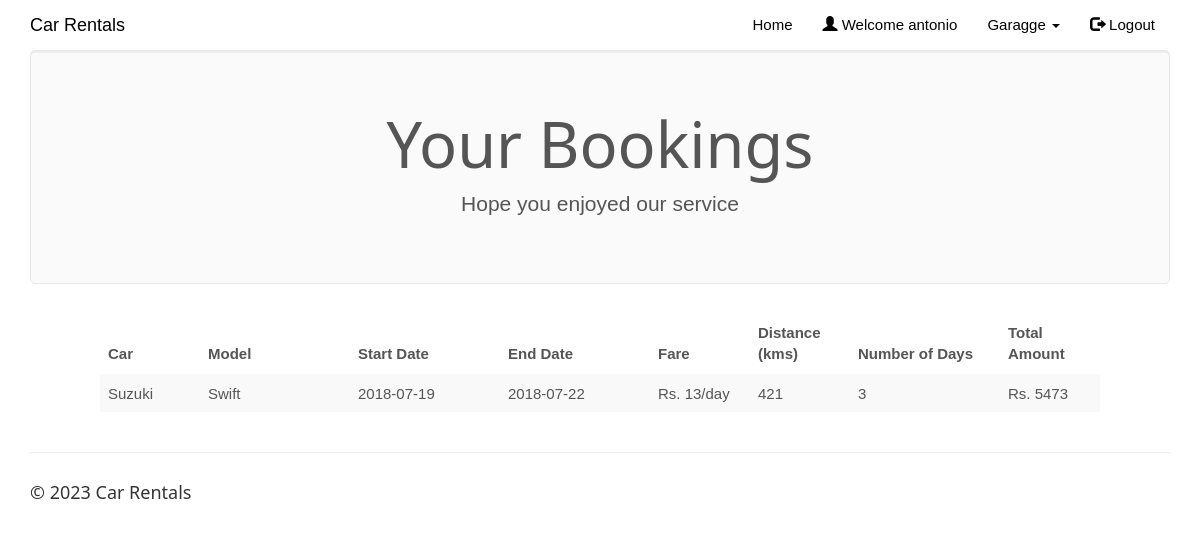
/mybookings.php (signed in), run on the app's committed database.
### tables this page shows
CREATE TABLE IF NOT EXISTS `rentedcars` (
  `id` int(100) NOT NULL,
  `customer_username` varchar(50) NOT NULL,
  `car_id` int(20) NOT NULL,
  `booking_date` date NOT NULL,
  `rent_start_date` date NOT NULL,
  `rent_end_date` date NOT NULL,
  `car_return_date` date DEFAULT NULL,
  `fare` double NOT NULL,
  `distance` double DEFAULT NULL,
  `no_of_days` int(50) DEFAULT NULL,
  `total_amount` double DEFAULT NULL,
  `return_status` varchar(10) NOT NULL
);

CREATE TABLE IF NOT EXISTS `cars` (
  `car_id` int(20) NOT NULL,
  `car_name` varchar(50) NOT NULL,
  `car_model` varchar(50) NOT NULL,
  `car_nameplate` varchar(50) NOT NULL,
  `car_img` varchar(50) DEFAULT 'NA',
  `price_per_day` float NOT NULL,
  `seating_capacity` int(2) NOT NULL,
  `car_availability` varchar(10) NOT NULL
);

### mybookings.php (the view, shortened to what this page needs)
<!DOCTYPE html>
<html>
<?php
$conn = Connect();
?>
<head>
<link rel="stylesheet" href="assets/bootstrap/css/bootstrap.min.css">
<link rel="stylesheet" href="assets/fonts/font-awesome.min.css">
    <link rel="stylesheet" href="assets/w3css/w3.css">
<link rel="stylesheet" type="text/css" href="assets/css/customerlogin.css">
<link rel="stylesheet" type="text/css" media="screen" href="assets/css/clientpage.css" />
</head>
<body id="page-top" data-spy="scroll" data-target=".navbar-fixed-top">
    <nav class="navbar navbar-custom navbar-fixed-top" role="navigation" style="color: black">
        <div class="container">
            <div class="navbar-header">
                <a class="navbar-brand page-scroll" href="index.php">
                   Car Rentals </a>
            </div>
            <?php
                if(isset($_SESSION['login_client'])){
            ?>
            <div class="collapse navbar-collapse navbar-right navbar-main-collapse">
                <ul class="nav navbar-nav">
                    <li>
                        <a href="index.php">Home</a>
                    </li>
                    <li>
                        <a href="#"><span class="glyphicon glyphicon-user"></span> Welcome <?php echo $_SESSION['login_client']; ?></a>
                    </li>
                    <li>
                    <ul class="nav navbar-nav navbar-right">
            <li><a href="#" class="dropdown-toggle active" data-toggle="dropdown" role="button" aria-haspopup="true" aria-expanded="false"><span class="glyphicon glyphicon-user"></span> Control Panel <span class="caret"></span> </a>
                <ul class="dropdown-menu">
              <li> <a href="entercar.php">Add Car</a></li>
              <li> <a href="updatecar.php">Update Car</a></li>
              <li> <a href="clientview.php">View</a></li>
            </ul>
            </li>
          </ul>
                    </li>
                    <li>
                        <a href="logout.php"><span class="glyphicon glyphicon-log-out"></span> Logout</a>
                    </li>
                </ul>
            </div>
            <?php
                }
                else if (isset($_SESSION['login_customer'])){
            ?>
            <div class="collapse navbar-collapse navbar-right navbar-main-collapse">
                <ul class="nav navbar-nav">
                    <li>
                        <a href="index.php">Home</a>
                    </li>
                    <li>
                        <a href="#"><span class="glyphicon glyphicon-user"></span> Welcome <?php echo $_SESSION['login_customer']; ?></a>
                    </li>
                    <ul class="nav navbar-nav">
            <li><a href="#" class="dropdown-toggle active" data-toggle="dropdown" role="button" aria-haspopup="true" aria-expanded="false"> Garagge <span class="caret"></span> </a>
            </li>
          </ul>
                    <li>
                        <a href="logout.php"><span class="glyphicon glyphicon-log-out"></span> Logout</a>
                    </li>
                </ul>
            </div>
                <?php   }
                ?>
        </div>
    </nav>
<?php $login_customer = $_SESSION['login_customer'];
    $sql1 = "SELECT * FROM rentedcars rc, cars c
    WHERE rc.customer_username='$login_customer' AND c.car_id=rc.car_id AND rc.return_status='R'";
    $result1 = $conn->query($sql1);
    if (mysqli_num_rows($result1) > 0) {
?>
<div class="container">
      <div class="jumbotron">
        <h1 class="text-center">Your Bookings</h1>
        <p class="text-center"> Hope you enjoyed our service </p>
      </div>
    </div>
    <div class="table-responsive" style="padding-left: 100px; padding-right: 100px;" >
<table class="table table-striped">
  <thead class="thead-dark">
<tr>
<th width="10%">Car</th>
<th width="15%">Model</th>
<th width="15%">Start Date</th>
<th width="15%">End Date</th>
<th width="10%">Fare</th>
<th width="10%">Distance (kms)</th>
<th width="15%">Number of Days</th>
<th width="10%">Total Amount</th>
</tr>
</thead>
<?php
        while($row = mysqli_fetch_assoc($result1)) {
?>
<tr>
<td><?php echo $row["car_name"]; ?></td>
<td><?php echo $row["car_model"]; ?></td>
<td><?php echo $row["rent_start_date"] ?></td>
<td><?php echo $row["rent_end_date"]; ?></td>
<td>Rs.  <?php echo ($row["fare"] . "/day");?></td>
<td><?php echo $row["distance"];?></td>
<td><?php echo $row["no_of_days"]; ?> </td>
<td>Rs.  <?php echo $row["total_amount"]; ?></td>
</tr>
<?php        } ?>
                </table>
                </div>
            <?php
        } ?>
</body>
<footer class="site-footer">
        <div class="container">
            <hr>
            <div class="row">
                <div class="col-sm-6">
                    <h5>© <?php echo date("Y"); ?> Car Rentals</h5>
                </div>
            </div>
        </div>
    </footer>
</html>

### assets/w3css/w3.css (style rules this page uses)
*,*:before,*:after { box-sizing:inherit }
html { -ms-text-size-adjust:100%;-webkit-text-size-adjust:100% }
body { margin:0 }
article,aside,details,figcaption,figure,footer,header,main,menu,nav,section,summary { display:block }
a { background-color:transparent;-webkit-text-decoration-skip:objects }
hr { box-sizing:content-box;height:0;overflow:visible }
html,body { font-family:Verdana,sans-serif;font-size:15px;line-height:1.5 }
html { overflow-x:hidden }
h1 { font-size:36px }
h5 { font-size:18px }
h1,h2,h3,h4,h5,h6 { font-family:"Segoe UI",Arial,sans-serif;font-weight:400;margin:10px 0 }
hr { border:0;border-top:1px solid #eee;margin:20px 0 }
a { color:inherit }

### assets/css/customerlogin.css (style rules this page uses)
body, html { height: 100%; }
body { padding-top: 50px; background-size: 100%; }
footer { display: block; }

### data on the page
rentedcars: car.car_name "Suzuki", car.car_model "Swift", rent_start_date "2018-07-19", rent_end_date "2018-07-22", fare "13", distance "421", no_of_days "3", total_amount "5473"

### other printed values
$_SESSION['login_customer'] "antonio"
